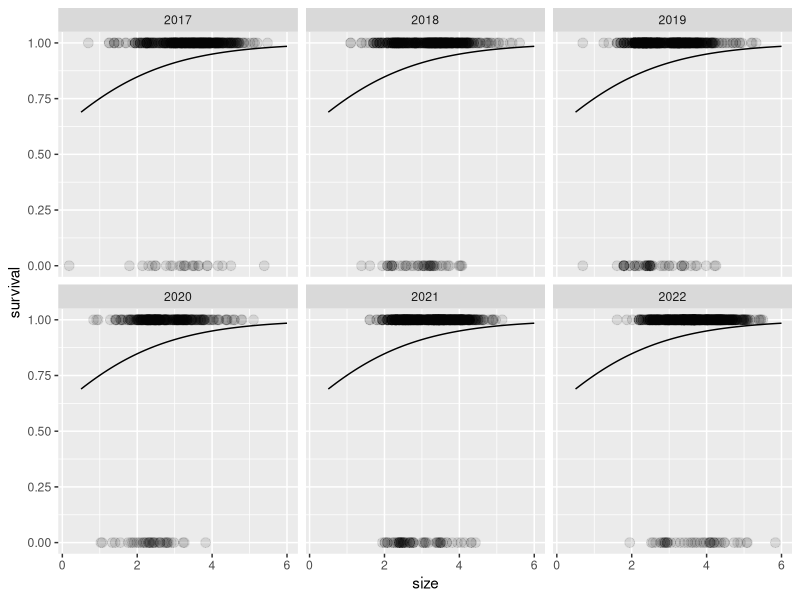
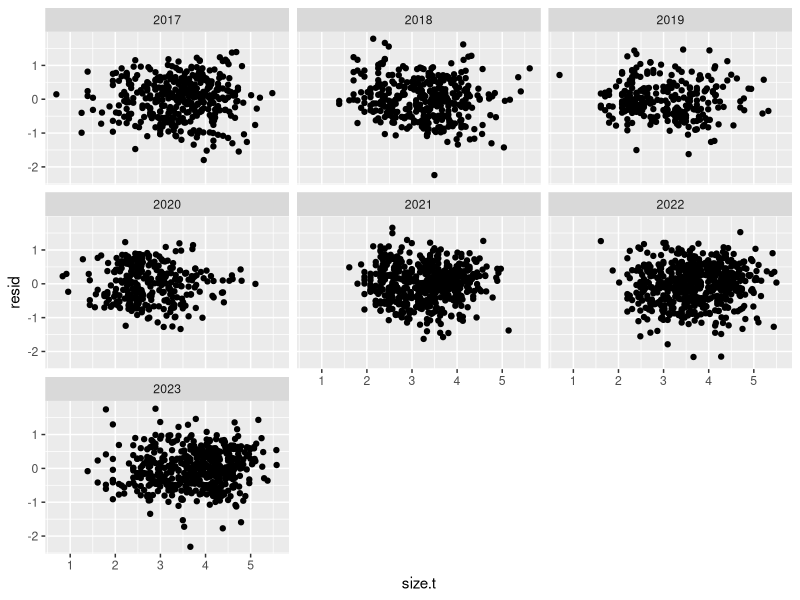
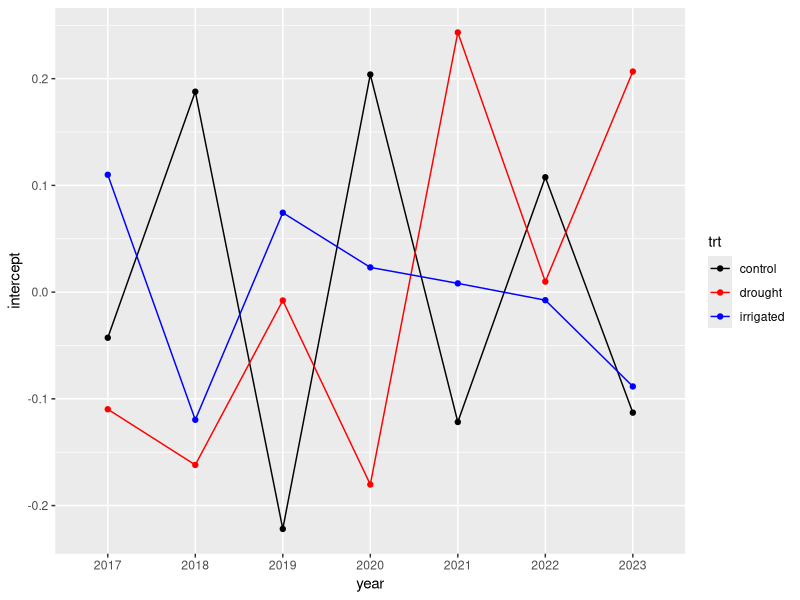
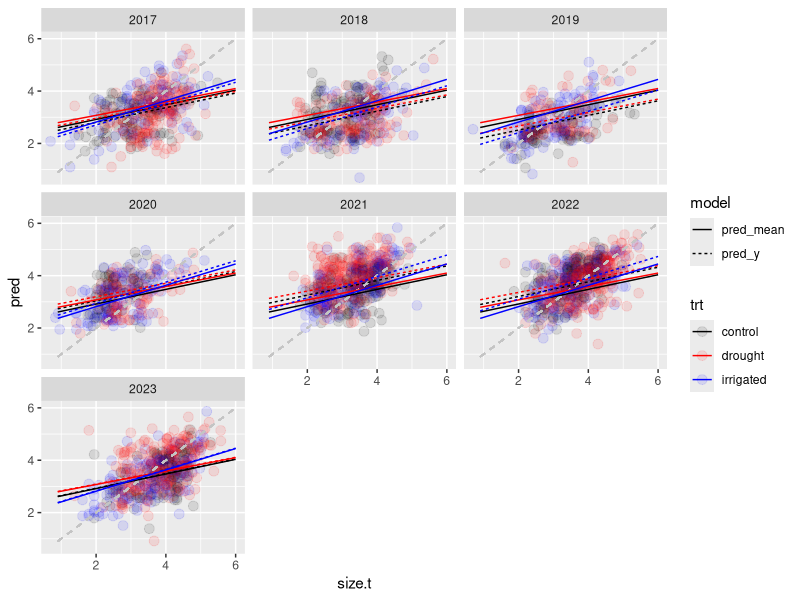
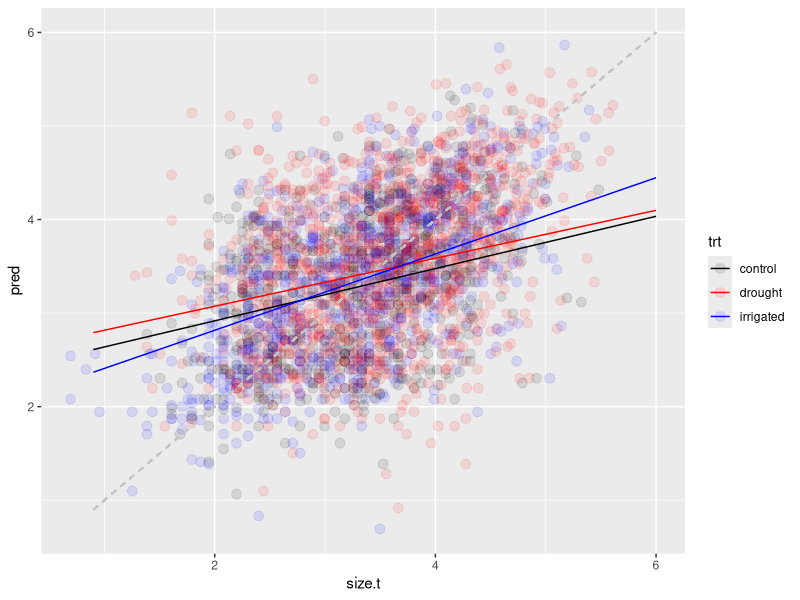
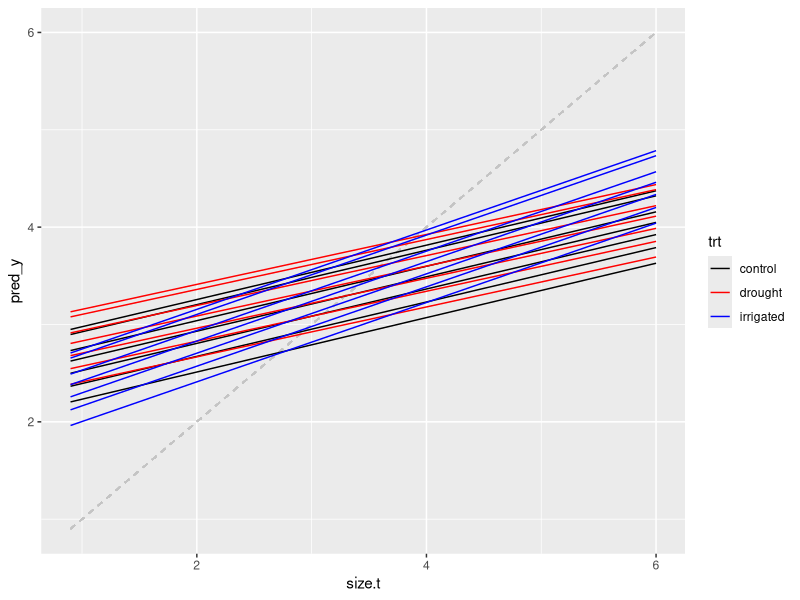

Write the R code that produced these figures, in order. (Note: this script raises an error after producing the figures.)
# Script for creating growth/survival kernels for IPMs
# Reads in processed datasets for growth and survival,
# outputs one kernel for treatment
# No climate in these kernels so far
# - init SN 4 Mar 2024

# ------------------------------------------------
# Setup
# - Packages, namespace
# - Read in and prepare raw data

# Load packages
library(ggplot2)
library(dplyr)
library(tidyr)
library(glmmTMB) # won't work with automation, lmao
library(lme4)

# Load namespace
rm(list = ls())

# Load in processed demo data
# demo = read.csv('01_data_cleaning/out/demo_imputed_survival.csv')
demo = read.csv('01_data_cleaning/out/Lomatium_demo_2016-2024.csv')

# Create demo dataset for survival
# we'll say that survival in year $t$ means surviving from $t$ to $t+1$
demo.for.surv = merge(
  # x - status in year $t$ - only interested in plants that survived in t
  x = demo %>% 
    filter(surv) %>% 
    select(Year, No.leaves, Leaf.length, No.umbels, demo.note, proc.note, plantid, Plot, trt),
  # y - whether plant was observed alive in year $t+1$
  y = demo %>%
    mutate(p.year = Year - 1) %>%
    select(p.year, plantid, surv, No.leaves, Leaf.length),
  by.x = c('Year', 'plantid'), by.y = c('p.year', 'plantid'),
  # suffixes are t and t+1
  suffixes = c('.t', '.tp1')
)

# Further subset demo with *only plants with usable sizes* prior to the transition
# (I imagine this is what will be used in the final analysis)
# This also means cutting out the 2016 plants because their size measures are not good
demo.for.surv.sizes = demo.for.surv %>%
  # Remove plants iwth no measurements and plants in 2016
  filter(!is.na(No.leaves.t) & !is.na(Leaf.length.t) & No.leaves.t > 0, Year > 2016) %>%
  # add a size column
  mutate(size.t = log(No.leaves.t * Leaf.length.t))

# Get a dataset of demo for growth - subsetting the data frame above
# to get this, we need plants that survived *and* have measurements
demo.for.growth = demo.for.surv.sizes %>%
  filter(!is.na(No.leaves.tp1) & !is.na(Leaf.length.tp1) & No.leaves.tp1 > 0) %>%
  # add a size column
  mutate(size.tp1 = log(No.leaves.tp1 * Leaf.length.tp1))

# Remove 2023 from surv because of NAs (plants seen in 2023 but not 2024 -
# unsure if alive or just missed)
demo.for.surv = demo.for.surv %>% 
  filter(!Year %in% 2023) %>%
  # Change year to factor
  mutate(Year = factor(Year))

demo.for.surv.sizes = demo.for.surv.sizes %>% 
  filter(!Year %in% 2023) %>%
  # Change year to factor
  mutate(Year = factor(Year))

# Remove plot 2 in 2024 from growth (because of censoring
demo.for.growth = demo.for.growth %>% filter(!(Year %in% 2023 & Plot %in% 2)) %>%   # Change year to factor
  mutate(Year = factor(Year))

# ------------------------------------------------
# Fit survival models

# First question: do we need size and/or year
# (I suspect we will)

s_0 = glmmTMB(
  formula = surv ~ (1 | Plot),
  family = 'binomial',
  data = demo.for.surv.sizes
)

s_y = glmmTMB(
  formula = surv ~ (1 | Year) + (1 | Plot),
  family = 'binomial',
  data = demo.for.surv.sizes
)

s_s = glmmTMB(
  formula = surv ~ size.t + (1 | Plot),
  family = 'binomial',
  data = demo.for.surv.sizes
)

s_sy = glmmTMB(
  formula = surv ~ size.t + (1 | Year) + (1 | Plot),
  family = 'binomial',
  data = demo.for.surv.sizes
)

AIC(s_0, s_s, s_y, s_sy)
# Unsurprisingly, size effect present.
# BUT, amazingly, the year effect is negligible (!)

# # Also check for random effects vs. fixed effects?
# 
# s_s_fix = glmmTMB(
#   formula = surv ~ size.t + Year + (1 | Plot),
#   family = 'binomial',
#   data = demo.for.surv.sizes
# )
# 
# AIC(s_s, s_s_fix)
# # Hmm... when removing individual-level random effects in survival model,
# # random effect-year model out-performs the fixed effect year model
# # (good!)

# Models to test here:
# - treatment effect
# - size-treatment interaction
# - year-varying size effect
# - (model will not converge for treatment effect varying by year)

surv.mod.forms = c(
  'surv ~ size.t',
  'surv ~ size.t + trt',
  'surv ~ size.t * trt'
  # old code for models with year effects (no longer supported)
  # 'surv ~ size.t + (1 | Year)',
  # 'surv ~ size.t + trt + (1 | Year)',
  # 'surv ~ size.t * trt + (1 | Year)',
  # 'surv ~ (size.t | Year)',
  # 'surv ~ trt + (size.t | Year)' ,
  # 'surv ~ size.t + trt + (1 | Year) + (1 | Year:trt)'
) %>%
  paste('+ (1 | Plot)')

surv.mod.list = vector('list', length = length(surv.mod.forms))

for (j in 1:length(surv.mod.forms)) {
  print(j)
  surv.mod.list[[j]] = glmer(
    formula = surv.mod.forms[j],
    family = 'binomial',
    data = demo.for.surv.sizes,
    control = glmerControl(optimizer = 'bobyqa')
  )
}
# Convergence issues... (come on man how does this happen?)

data.frame(
  AIC = sapply(surv.mod.list, AIC) %>% unlist(),
  form = surv.mod.forms
) %>%
  mutate(daic = round(AIC - min(AIC), 2))
# Best supported model has no treatment effects present


# Plot model outputs:
# expand.grid(size.t = (5:60)/10, Year = factor(2017:2022)) %>%
expand.grid(size.t = (5:60)/10) %>%
  mutate(
    # pred_y = predict(
    #   s_s, newdata = ., type = 'response',
    #   re.form = ~ (1 | Year), allow.new.levels = TRUE
    # ),
    pred = predict(
      s_s, newdata = ., type = 'response',
      re.form = ~ 0, allow.new.levels = TRUE
    )
  ) %>%
  # pivot_longer(c(pred_y, pred), names_to = 'model', values_to = 'pred') %>%
  ggplot(aes(x = size.t, y = pred)) +
  geom_point(
    data = demo.for.surv.sizes,
    aes(x = size.t, y = as.numeric(surv)),
    size = 3, alpha = 0.1
  ) +
  # geom_line(aes(linetype = model)) +
  geom_line() +
  labs(x = 'size', y = 'survival') +
  facet_wrap(~ Year)
# Looks good/plausible to me

# ------------------------------------------------
# Fit growth models

# Size effect of course will be here.

grow.mod.forms = c(
  'size.tp1 ~ size.t + (1 | Year)',
  'size.tp1 ~ size.t + trt + (1 | Year)',
  'size.tp1 ~ size.t * trt + (1 | Year)',
  'size.tp1 ~ (size.t | Year)',
  'size.tp1 ~ trt + (size.t | Year)',
  'size.tp1 ~ size.t + trt + (1 | Year) + (1 | Year:trt)',
  'size.tp1 ~ trt + (size.t | Year) + (1 | Year:trt)',
  'size.tp1 ~ trt + (size.t | Year) + (size.t | Year:trt)',
  'size.tp1 ~ size.t * trt + (1 | Year) + (1 | Year:trt)'
) %>%
  paste('+ (1 | Plot / plantid)')

grow.mod.list = vector('list', length = length(grow.mod.forms))

for (j in 1:length(grow.mod.forms)) {
  print(j)
  grow.mod.list[[j]] = lmer(
    formula = grow.mod.forms[j],
    data = demo.for.growth,
    control = lmerControl(optimizer = 'bobyqa')
  )
}
# Quick! Thank you Gaussian link!

data.frame(
  AIC = sapply(grow.mod.list, AIC) %>% unlist(),
  form = grow.mod.forms
) %>%
  mutate(daic = round(AIC - min(AIC), 2)) %>%
  arrange(daic)

# Wow. Tear-varying treatment effect dominates here.
# Only vital rate I have seen like this!
# Furthermore definitely no support for year-varying size effects

g_st_ty = lmer(
  size.tp1 ~ size.t * trt + (1 | Year) + (1 | Year:trt) + (1 | Plot / plantid),
  data = demo.for.growth,
  control = lmerControl(optimizer = 'bobyqa')
)

summary(g_st_ty)
# Treatment effects are incredibly small, but...
# there is a slight benefit to both treatments... lol

# Residuals:
demo.for.growth %>%
  mutate(resid = residuals(g_st_ty)) %>%
  ggplot(aes(x = size.t, y = resid)) +
  geom_point() +
  facet_wrap( ~ Year)
# Some negative outliers (negative tail looking bleh), and 2018 is weird, 2021 a
# little strange, maybe a handful of outliers in 2022
# otherwise okay
# Not worried about heteroskedasticity here

# The year-treatment random effects
ranef(g_st_ty)$`Year:trt` %>%
  mutate(year.trt = row.names(.)) %>%
  separate(year.trt, into = c('year', 'trt'), sep = ':') %>%
  rename(intercept = `(Intercept)`) %>%
  ggplot(aes(x = year, y = intercept, colour = trt)) +
  geom_point() +
  geom_line(aes(group = trt)) +
  scale_colour_manual(values = c('black', 'red', 'blue'))
# Not seeing clear patterns here
# Maybe some negative temporal autocorrelation?
# Controls are pretty noisy though

# Model predictions, year-varying first
expand.grid(
  size.t = (9:60)/10, 
  Year = factor(2017:2023), 
  trt = c('control', 'drought', 'irrigated')
) %>%
  mutate(
    pred_y = predict(
      g_st_ty,
      newdata = .,
      re.form = ~ (1 | Year),
      type = 'response',
      allow.new.levels = TRUE
    ),
    pred_mean = predict(
      g_st_ty,
      newdata = .,
      re.form = ~ 0,
      type = 'response',
      allow.new.levels = TRUE
    )
  ) %>%
  pivot_longer(c(pred_mean, pred_y), names_to = 'model', values_to = 'pred') %>%
  ggplot(aes(x = size.t, y = pred)) +
  geom_point(
    data = demo.for.growth,
    aes(x = size.t, y = size.tp1, colour = trt),
    inherit.aes = FALSE,
    size = 3, alpha = 0.1
  ) +
  geom_segment(aes(x = .9, xend = 6, y = .9, yend = 6), linetype = 2, colour = 'gray77') +
  geom_line(aes(colour = trt, linetype = model)) +
  scale_colour_manual(values = c('black', 'red', 'blue')) +
  facet_wrap(~ Year)
# That 2020 fit looks bad... maybe it's a plot-variance effect?
# Yeesh.

# Ignoring year effects
expand.grid(
  size.t = (9:60)/10, 
  Year = factor(2017:2023), 
  trt = c('control', 'drought', 'irrigated')
) %>%
  mutate(
    pred = predict(
      g_st_ty,
      newdata = .,
      re.form = ~ 0,
      type = 'response',
      allow.new.levels = TRUE
    )
  ) %>%
  # pivot_longer(c(pred_mean, pred_y), names_to = 'model', values_to = 'pred') %>%
  ggplot(aes(x = size.t, y = pred)) +
  geom_point(
    data = demo.for.growth,
    aes(x = size.t, y = size.tp1, colour = trt),
    inherit.aes = FALSE,
    size = 3, alpha = 0.1
  ) +
  geom_segment(aes(x = .9, xend = 6, y = .9, yend = 6), linetype = 2, colour = 'gray77') +
  geom_line(aes(colour = trt)) +
  scale_colour_manual(values = c('black', 'red', 'blue'))
# Still looks from this like the overall effect of drought is... positive
# Larger plants will shrink less with abundant water...

expand.grid(
  size.t = (9:60)/10, 
  Year = factor(2017:2023), 
  trt = c('control', 'drought', 'irrigated')
) %>%
  mutate(
    pred_y = predict(
      g_st_ty,
      newdata = .,
      re.form = ~ (1 | Year),
      type = 'response',
      allow.new.levels = TRUE
    )
  ) %>%
  ggplot(aes(x = size.t, y = pred_y)) +
  geom_segment(aes(x = .9, xend = 6, y = .9, yend = 6), linetype = 2, colour = 'gray77') +
  geom_line(aes(colour = trt, group = interaction(Year, trt))) +
  scale_colour_manual(values = c('black', 'red', 'blue'))
# Hmm... oay not a super cool plot...

# ------------------------------------------------
# Construct kernels

# Residual variance in growth models
grow.sd = summary(g_s_ty)$sigma

# Get a scaffold
grow.surv.kernel = expand.grid(
  size.t = (5:60)/10,
  size.tp1 = (5:60)/10,
  trt = c('control', 'drought', 'irrigated')
)

grow.surv.kernel = grow.surv.kernel %>%
  # Predicted survival
  mutate(
    pred.surv = predict(
      newdata = .,
      object = s_s, type = 'response',
      re.form = ~ 0, allow.new.levels = TRUE
    )
  ) %>%
  # Predicted growth
  mutate(
    pred.grow.mean = predict(
      newdata = .,
      object = g_s_ty, type = 'response',
      re.form = ~ 0, allow.new.levels = TRUE
    )
  ) %>%
  # Predicted distribution of sizes in next time step
  mutate(p.grow.size.tp1 = 0.1 * dnorm(size.tp1, mean = pred.grow.mean, sd = grow.sd)) %>%
  # Combine all together to get overall size distribution in next time step
  mutate(p.size.tp1 = pred.surv * p.grow.size.tp1)

ggplot(grow.surv.kernel, aes(x = size.t, y = size.tp1)) +
  geom_tile(aes(fill = p.size.tp1)) +
  scale_y_reverse() +
  facet_wrap(~ trt)
# Neat

# write.csv(
#   grow.surv.kernel,
#   file = '03_construct_kernels/out/test_survgrow_kernel.csv',
#   row.names = FALSE
# )
